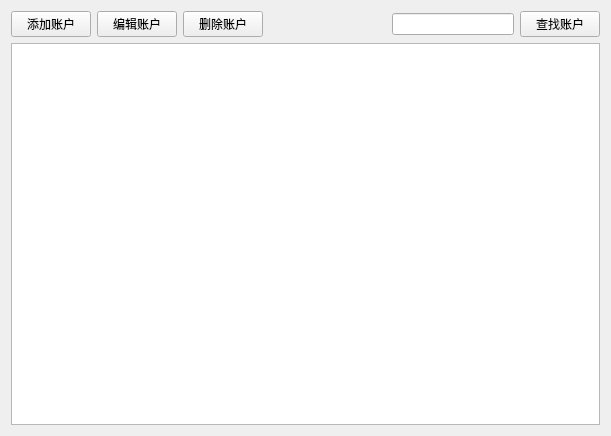
<?xml version="1.0" encoding="UTF-8"?>
<ui version="4.0">
 <class>TeacherManagementWindow</class>
 <widget class="QWidget" name="TeacherManagementWindow">
  <property name="geometry">
   <rect>
    <x>0</x>
    <y>0</y>
    <width>611</width>
    <height>436</height>
   </rect>
  </property>
  <property name="windowTitle">
   <string>教师管理窗口</string>
  </property>
  <layout class="QGridLayout" name="gridLayout">
   <item row="0" column="0">
    <layout class="QHBoxLayout" name="horizontalLayout">
     <item>
      <widget class="QPushButton" name="pushButtonAdd">
       <property name="text">
        <string>添加账户</string>
       </property>
      </widget>
     </item>
     <item>
      <widget class="QPushButton" name="pushButtonEdit">
       <property name="text">
        <string>编辑账户</string>
       </property>
      </widget>
     </item>
     <item>
      <widget class="QPushButton" name="pushButtonDelete">
       <property name="text">
        <string>删除账户</string>
       </property>
      </widget>
     </item>
     <item>
      <spacer name="horizontalSpacer">
       <property name="orientation">
        <enum>Qt::Horizontal</enum>
       </property>
       <property name="sizeHint" stdset="0">
        <size>
         <width>40</width>
         <height>20</height>
        </size>
       </property>
      </spacer>
     </item>
     <item>
      <widget class="QLineEdit" name="lineEditSearch"/>
     </item>
     <item>
      <widget class="QPushButton" name="pushButtonSearch">
       <property name="text">
        <string>查找账户</string>
       </property>
      </widget>
     </item>
    </layout>
   </item>
   <item row="1" column="0">
    <widget class="QTableView" name="tableView"/>
   </item>
  </layout>
 </widget>
 <resources/>
 <connections/>
</ui>
